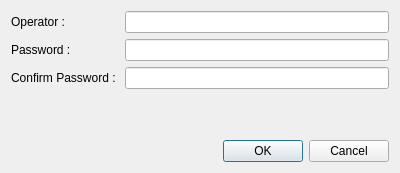
<?xml version="1.0" encoding="UTF-8"?>
<ui version="4.0">
 <class>AddOpDialog</class>
 <widget class="QDialog" name="AddOpDialog">
  <property name="windowModality">
   <enum>Qt::WindowModal</enum>
  </property>
  <property name="geometry">
   <rect>
    <x>0</x>
    <y>0</y>
    <width>400</width>
    <height>173</height>
   </rect>
  </property>
  <property name="acceptDrops">
   <bool>true</bool>
  </property>
  <property name="windowTitle">
   <string>Dialog</string>
  </property>
  <property name="modal">
   <bool>true</bool>
  </property>
  <layout class="QVBoxLayout" name="verticalLayout">
   <item>
    <layout class="QFormLayout" name="formLayout">
     <property name="fieldGrowthPolicy">
      <enum>QFormLayout::AllNonFixedFieldsGrow</enum>
     </property>
     <item row="0" column="0">
      <widget class="QLabel" name="label">
       <property name="text">
        <string>Operator : </string>
       </property>
       <property name="wordWrap">
        <bool>false</bool>
       </property>
      </widget>
     </item>
     <item row="0" column="1">
      <widget class="QLineEdit" name="leOperatorName">
       <property name="inputMask">
        <string/>
       </property>
      </widget>
     </item>
     <item row="1" column="0">
      <widget class="QLabel" name="label_2">
       <property name="text">
        <string>Password : </string>
       </property>
      </widget>
     </item>
     <item row="1" column="1">
      <widget class="QLineEdit" name="leOperatorPass">
       <property name="inputMask">
        <string/>
       </property>
       <property name="echoMode">
        <enum>QLineEdit::Password</enum>
       </property>
      </widget>
     </item>
     <item row="2" column="0">
      <widget class="QLabel" name="label_3">
       <property name="text">
        <string>Confirm Password : </string>
       </property>
      </widget>
     </item>
     <item row="2" column="1">
      <widget class="QLineEdit" name="leOperatorPass1">
       <property name="inputMask">
        <string/>
       </property>
       <property name="echoMode">
        <enum>QLineEdit::Password</enum>
       </property>
      </widget>
     </item>
    </layout>
   </item>
   <item>
    <widget class="QDialogButtonBox" name="buttonBox">
     <property name="orientation">
      <enum>Qt::Horizontal</enum>
     </property>
     <property name="standardButtons">
      <set>QDialogButtonBox::Cancel|QDialogButtonBox::Ok</set>
     </property>
    </widget>
   </item>
  </layout>
 </widget>
 <resources/>
 <connections>
  <connection>
   <sender>buttonBox</sender>
   <signal>accepted()</signal>
   <receiver>AddOpDialog</receiver>
   <slot>accept()</slot>
   <hints>
    <hint type="sourcelabel">
     <x>248</x>
     <y>254</y>
    </hint>
    <hint type="destinationlabel">
     <x>157</x>
     <y>274</y>
    </hint>
   </hints>
  </connection>
  <connection>
   <sender>buttonBox</sender>
   <signal>rejected()</signal>
   <receiver>AddOpDialog</receiver>
   <slot>reject()</slot>
   <hints>
    <hint type="sourcelabel">
     <x>316</x>
     <y>260</y>
    </hint>
    <hint type="destinationlabel">
     <x>286</x>
     <y>274</y>
    </hint>
   </hints>
  </connection>
 </connections>
</ui>
